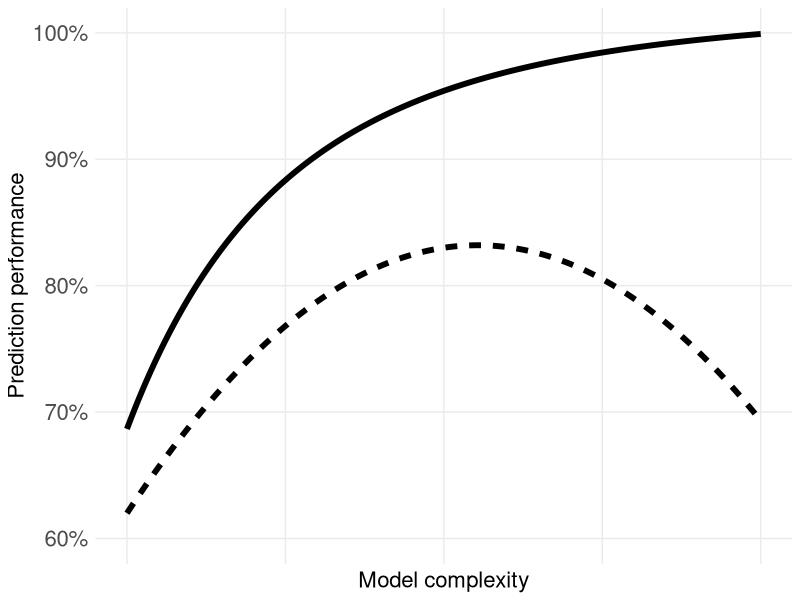

Reproduce this figure in R. (Note: this script raises an error after producing the figure.)

rm(list = ls())
graphics.off()
cat("\014")

library(dplyr)
library(ggplot2)

# custom ggsave function to save in 1:sqrt(2) aspect ratio
.myggsave <- function(filename, plot) {
  ggsave(filename=filename, plot = plot, height = 147, width = 208, units = "mm")
}

x <- seq(1, 2, length.out = 1001)
y1 <- (-1) * ((1.35*x-1.85)^2 - 0.4*x^1.4 + 1.1) + 1
y2 <- (-1) * (1/(1.2*x^4)) + 1.05

df <- data.frame(x = c(x, x), y = c(y1, y2), z = c(rep(2, 1001), rep(1, 1001)))

overfit_plot <- ggplot(df, aes(x = x, y = y, linetype = factor(z))) + 
  coord_cartesian(ylim = c(0, 1)) +
  geom_line(size = 2) + 
  xlab("Model complexity") + 
  ylab("Prediction performance") + 
  scale_y_continuous(labels = c("60%", "70%", "80%", "90%", "100%")) + 
  theme_minimal() + 
  theme(axis.text.x = element_blank(),
        axis.text.y = element_text(size = 16), 
        axis.title.x = element_text(size = 16),
        axis.title.y = element_text(size = 16), 
        legend.position = "none", 
        panel.grid.minor = element_blank())


.myggsave("/Users/pascal/Nextcloud/Manuskripte/Dissertation/images/fig--overfitting-plot.png", 
          overfit_plot)
